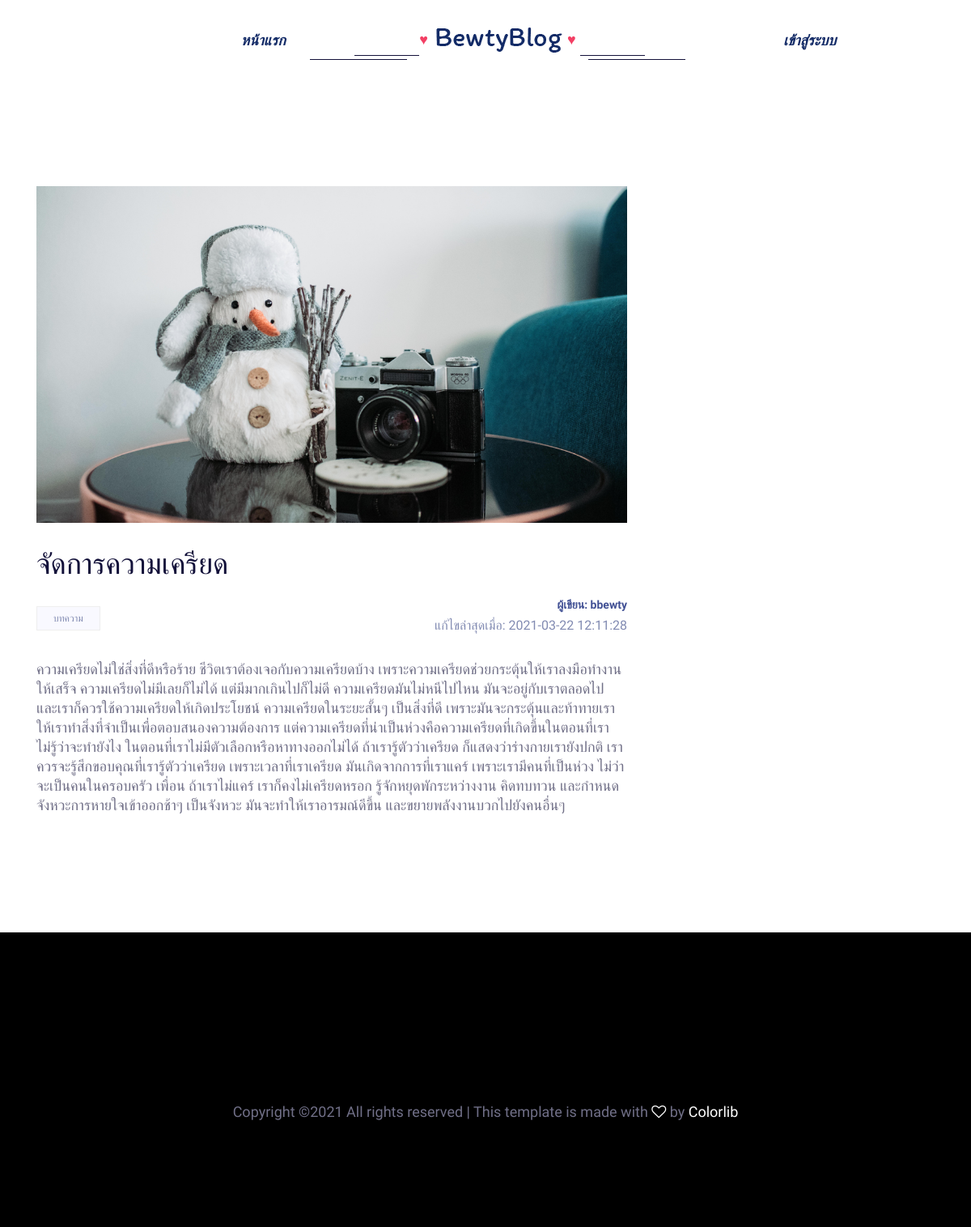
Screenshot of /miniproject/articles.php?id=2 with the database file from the repository.
### tables this page shows
CREATE TABLE `articles` (
  `id` int(11) NOT NULL COMMENT 'id บทความ',
  `title` varchar(255) NOT NULL COMMENT 'ชื่อบทความ',
  `body` text DEFAULT NULL COMMENT 'เนื้อหาบทความ',
  `create_ts` timestamp NOT NULL DEFAULT current_timestamp() COMMENT 'วันที่เวลาที่สร้างบทความ (auto เมื่อ insert บทความใหม่)',
  `authors_id` int(11) NOT NULL COMMENT 'รหัสผู้แต่ง',
  `updatetime` datetime DEFAULT NULL COMMENT 'วันที่ เวลา ที่ปรับปรุงบทความล่าสุด\nphp function -- date(''YYYY-mm-dd H:i:s'')',
  `publish_sts` char(1) NOT NULL DEFAULT 'N' COMMENT 'N = draft\nY = publish'
);

CREATE TABLE `authors` (
  `id` int(11) NOT NULL COMMENT 'id ผู้เขียน',
  `username` varchar(45) NOT NULL COMMENT 'username สำหรับล๊อกอิน',
  `passwd` varchar(45) NOT NULL COMMENT 'รหัสผ่าน ใช้ฟังก์ชั่น md5(********) เพื่อเข้ารหัส',
  `name` varchar(45) NOT NULL COMMENT 'ชื่อผู้เขียน',
  `penname` varchar(45) NOT NULL COMMENT 'นามปากกา',
  `email` varchar(45) NOT NULL COMMENT 'อีเมล'
);

### miniproject/articles.php (the view, shortened to what this page needs)
<!DOCTYPE html>
<html lang="th" class="no-js">
<head>
  <link rel="stylesheet" href="css/linearicons.css" />
  <link rel="stylesheet" href="css/font-awesome.min.css" />
  <link rel="stylesheet" href="css/magnific-popup.css" />
  <link rel="stylesheet" href="css/nice-select.css" />
  <link rel="stylesheet" href="css/owl.carousel.css" />
  <link rel="stylesheet" href="css/bootstrap.css" />
  <link rel="stylesheet" href="css/bootstrap-datepicker.css" />
  <link rel="stylesheet" href="css/themify-icons.css" />
  <link rel="stylesheet" href="css/main.css" />
</head>
<body>
  <?php
  require_once('db.php');
  $article_id = $_GET['id'];
  $sql = "SELECT articles.id, articles.title, articles.body ,articles.create_ts,
          articles.authors_id, articles.updatetime, articles.publish_sts, authors.penname
          FROM articles JOIN authors ON articles.authors_id = authors.id
          WHERE articles.publish_sts = 'Y'
          AND articles.id = $article_id";
  $result = $mysqli->query($sql);
  $row = $result->fetch_object();
  if (!$result) {
    echo ("Error: " . $mysqli->error);
  } else {
  ?>
    <header class="header-area">
      <div class="container">
        <div class="header-wrap">
          <div class="header-top d-flex justify-content-between align-items-lg-center navbar-expand-lg">
            <div class="col menu-left">
              <a class="nav-link" href="index.php">หน้าแรก</a>
            </div>
            <div class="col-5 text-lg-center mt-2 mt-lg-0">
              <span class="logo-outer">
                ♥
                <span class="logo-inner">
                  <a href="index.php"><img class="mx-auto" src="img/logo.png" alt="" /></a>
                </span>
                ♥
              </span>
            </div>
            <nav class="col navbar navbar-expand-lg justify-content-end">
              <div class="collapse navbar-collapse menu-right" id="collapsibleNavbar">
                <ul class="navbar-nav justify-content-center w-100">
                  <?php if (isset($_SESSION['name'])) { ?>
                    <li class="nav-item">
                      <a href="editauthors.php" class="nav-link">ชื่อผู้เขียน : <?php echo $_SESSION['name']; ?> <span class="ti-pencil"></span></a>
                    </li>
                    <li class="nav-item">
                      <a class="nav-link" href="myarticle.php">บทความของฉัน</a>
                    </li>
                  <?php } else { ?>
                    <li class="nav-item">
                      <a class="nav-link" href="login.php">เข้าสู่ระบบ</a>
                    </li>
                  <?php } ?>
                </ul>
              </div>
            </nav>
          </div>
        </div>
      </div>
    </header>
    <section class="blog_area section-gap single-post-area">
      <div class="container">
        <div class="row">
          <div class="col-lg-8">
            <div class="main_blog_details">
              <img class="img-fluid" src="img/banner/b1.jpg" alt="">
              <a href="#">
                <h4>
                  <?php echo $row->title; ?>
                </h4>
              </a>
              <div class="user_details">
                <div class="float-left">
                  <a href="index.php">บทความ</a>
                </div>
                <div class="float-right mt-sm-0 mt-3">
                  <div class="media">
                    <div class="media-body">
                      <h5>ผู้เขียน: <?php echo $row->penname; ?> </h5>
                      <p>แก้ไขล่าสุดเมื่อ: <?php echo $row->updatetime; ?></p>
                    </div>
                  </div>
                </div>
              </div>
              <p>
                <?php echo $row->body; ?>
              </p>
            </div>
          </div>
        </div>
      </div>
    </section>
    <footer class="footer-area section-gap">
      <div class="container">
        <div class="footer-bottom d-flex justify-content-center align-items-center flex-wrap">
          <p class="footer-text m-0">
            Copyright &copy; All rights reserved | This template is made with <i class="fa fa-heart-o" aria-hidden="true"></i> by <a href="https://colorlib.com" target="_blank">Colorlib</a>
          </p>
        </div>
      </div>
    </footer>
  <?php } ?>
</body>
</html>

### miniproject/css/main.css (style rules this page uses)
body { color: #706f87; font-family: 'Itim', cursive; font-size: 18px; font-weight: 500; line-height: 24px; position: relative }
ol, ul { margin: 0; padding: 0; list-style: none }
a { -webkit-transition: all 0.3s ease 0s; -moz-transition: all 0.3s ease 0s; -o-transition: all 0.3s ease 0s; transition: all 0.3s ease 0s }
a, a:focus, a:hover { text-decoration: none; outline: 0 }
h1, h2, h3, h4, h5, h6 { font-family: 'Itim', cursive; color: #132b67; line-height: 1.2; margin-bottom: 0; margin-top: 0; font-weight: 700 }
.float-left { float: left }
.float-right { float: right }
.flex-wrap { -webkit-flex-wrap: wrap; -moz-flex-wrap: wrap; -ms-flex-wrap: wrap; flex-wrap: wrap }
.section-gap { padding: 130px 0 }
h4 { font-size: 18px }
h5 { font-size: 16px }
h1, h2, h3, h4, h5, h6 { line-height: 1.2 }
.logo-outer { text-align: center; padding: 15px 0; position: relative; color: #F33F64; }
.logo-outer:before, .logo-outer:after { content: ""; position: absolute; bottom: 0px; height: 1px; width: 120px; background: #13113a }
.logo-outer:before { left: -135px }
.logo-outer:after { right: -135px }
.logo-inner { position: relative }
.logo-inner:before, .logo-inner:after { content: ""; position: absolute; bottom: -10px; height: 1px; width: 80px; background: #13113a }
.logo-inner:before { left: -96px }
.logo-inner:after { right: -96px }
.header-area { position: relative; background-color: #fff; width: 100%; z-index: 999999; -webkit-transition: all 0.4s ease 0s; -moz-transition: all 0.4s ease 0s; -o-transition: all 0.4s ease 0s; transition: all 0.4s ease 0s }
.header-area .navbar { padding: 0 }
.menu-left { text-align: right }
.menu-left a { margin-right: 26px; color: #132b67; font-size: 18px; font-family: 'Itim', cursive; font-weight: 600; font-style: italic }
.menu-left a:last-child { margin-right: 0 }
.menu-right .nav-item .nav-link { margin: 0px 5px; color: #132b67; font-size: 18px; font-family: 'Itim', cursive; font-weight: 600; font-style: italic; padding: 38px 0px }
@media (max-width: 1280px) and (min-width: 799px) { .menu-right { font-size: 11px } }
.main_blog_details h4 { font-size: 36px; font-weight: 500; color: #13113a; margin-bottom: 20px; margin-top: 30px }
.main_blog_details .user_details { overflow: hidden; margin-bottom: 30px }
.main_blog_details .user_details .float-left a { display: inline-block; border: 1px solid #eeeeee; text-align: center; padding: 0px 20px; font-size: 12px; color: #828bb2; font-family: 'Itim', cursive; font-weight: 500; line-height: 28px; background: #f9f9ff; border-radius: 0px; -webkit-transition: all 0.4s ease 0s; -moz-transition: all 0.4s ease 0s; -o-transition: all 0.4s ease 0s; transition: all 0.4s ease 0s; margin-right: 10px; margin-top: 10px; text-transform: uppercase }
.main_blog_details .user_details .float-right .media { text-align: right; vertical-align: middle }
.main_blog_details .user_details .float-right .media .media-body { text-align: right; vertical-align: middle; align-self: center }
.main_blog_details .user_details .float-right .media .media-body h5 { font-size: 14px; color: #415094; margin-bottom: 5px }
.main_blog_details .user_details .float-right .media .media-body p { font-size: 16px; color: #828bb2; margin-bottom: 0px; text-transform: uppercase }
.main_blog_details p { font-size: 18px; color: #706f87; margin-bottom: 15px }
.footer-area { background: #000000 }
.footer-text { padding-top: 80px }
.footer-text a, .footer-text i { color: #ffffff }

### rows the page displays
articles: title "จัดการความเครียด", authors.penname "bbewty", updatetime "2021-03-22 12:11:28", body "ความเครียดไม่ใช่สิ่งที่ดีหรือร้าย ชีวิตเราต้องเจอกับความเครียดบ้าง เพราะความเครียดช่วยกระตุ้นให้เราลงมือทำงานให้เสร็จ ความเครียดไม่มีเลยก็ไม่ได้ แต่มีมากเกินไปก็ไม่ดี ความเครียดมันไม่หนีไปไหน มันจะอยู่กับเราตลอดไป และเราก็ควรใช้ความเครียดให้เกิดประโยชน์ ความเครียดในระยะสั้นๆ เป็นสิ่งที่ดี เพราะมันจะกระตุ้นและท้าทายเรา ให้เราทำสิ่งที่จำเป็นเพื่อตอบสนองความต้องการ แต่ความเครียดที่น่าเป็นห่วงคือความเครียดที่เกิดขึ้นในตอนที่เราไม่รู้ว่าจะทำยังไง ในตอนที่เราไม่มีตัวเลือกหรือหาทางออกไม่ได้ ถ้าเรารู้ตัวว่าเครียด ก็แสดงว่าร่างกายเรายังปกติ เราควรจะรู้สึกขอบคุณที่เรารู้ตัวว่าเครียด เพราะเวลาที่เราเครียด มันเกิดจากการที่เราแคร์ เพราะเรามีคนที่เป็นห่วง ไม่ว่าจะเป็นคนในครอบครัว เพื่อน ถ้าเราไม่แคร์…"
